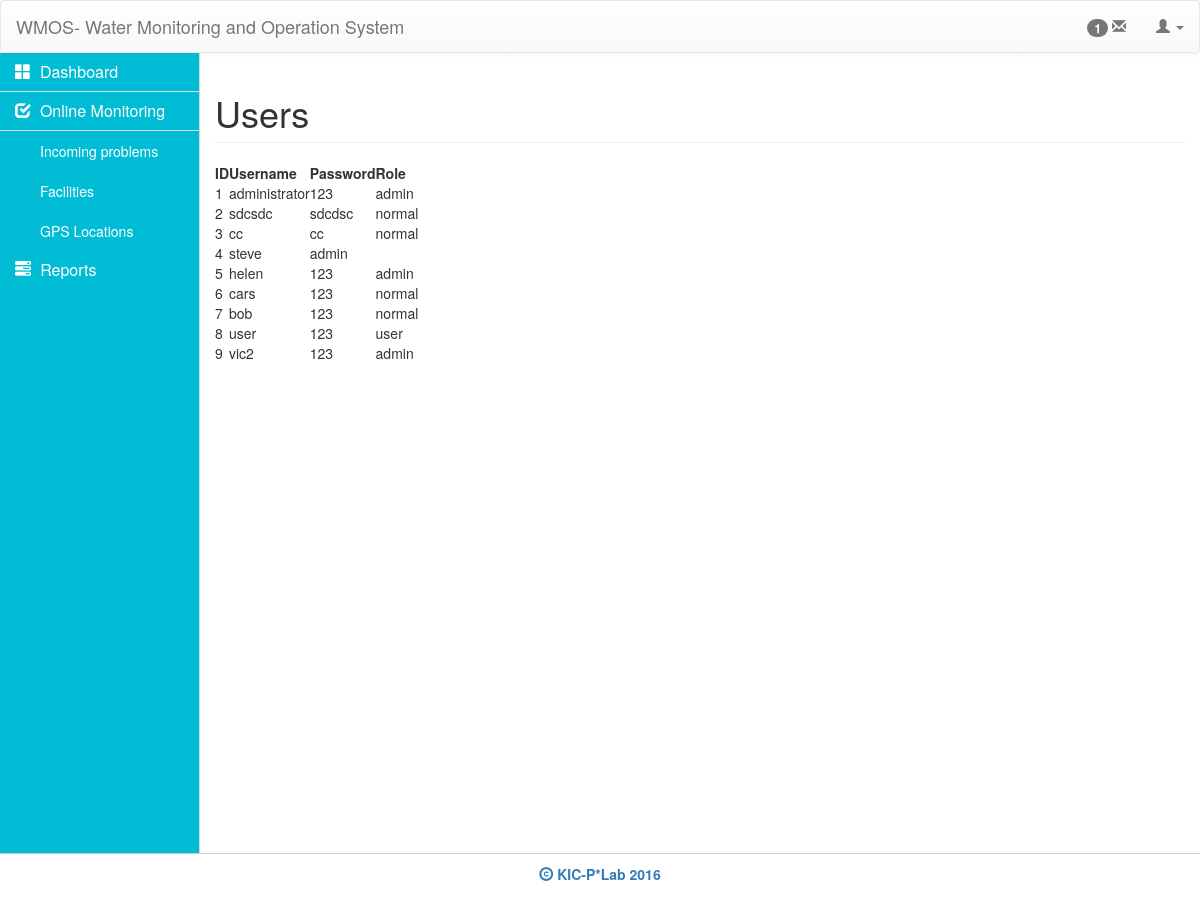
Page /users.php (signed in) on the committed database.
### tables this page shows
CREATE TABLE `user` (
  `id` int(11) NOT NULL,
  `username` varchar(100) NOT NULL,
  `password` text NOT NULL,
  `role` varchar(100) NOT NULL
);

### functions/query.func.php (called while the page is built, shortened)
<?php
function getAll($table=""){
	global $conn;
	$sql = "SELECT * FROM $table";
	$result = mysqli_query($conn,$sql) or die(mysqli_error($conn));
	while ($row = mysqli_fetch_assoc($result)) {
		$data[] = $row;
	}
	return $data;
}
 ?>

### users.php (the view, shortened to what this page needs)
<?php
include 'database.php';
include 'functions/query.func.php';
$u = getAll('user');
?>
<!DOCTYPE html>
<html>
<head>
	<?php include "includes/_csslinks.php"; ?>
</head>
<body>
	<?php include 'includes/_header.php'; ?>
	<div class= "container-fluid">
		<div class="row">
			<?php include "includes/_sidebar.php"; ?>
			<div class="col-md-10">
				<h1 class="page-header">Users</h1>
				<div class="row">
					<div class="col-md-12">
						<table class="hover row-border compact" id="sms-table">
		                    <thead>
	                            <tr>
	                                <th>ID</th>
	                                <th>Username</th>
	                                <th>Password</th>
	                                <th>Role</th>
	                            </tr>
	                        </thead>
	                        <tbody>
	                        	<?php
	                        		$i = 1;
	                        		if ($u):
		                        		foreach ($u as $key => $user):
	                        	 ?>
		                            <tr>
		                                <td><?php echo $i++ ?></td>
		                                <td><?php echo $user['username'] ?></td>
		                                <td><?php echo $user['password'] ?></td>
		                                <td><?php echo $user['role'] ?></td>
		                            </tr>
	                            <?php
										endforeach;
		                           	endif;
	                             ?>
	                        </tbody>
	                    </table>
					</div>
				</div>
			</div>
		</div>
		 <?php include "includes/_footer.php"; ?>
	</div>
<?php include "includes/_jslinks.php"; ?>
</body>
</html>

### rows in the picture
user: username "administrator", password "123", role "admin"
user: username "sdcsdc", password "sdcdsc", role "normal"
user: username "cc", password "cc", role "normal"
user: username "steve", password "admin"
user: username "helen", password "123", role "admin"
user: username "cars", password "123", role "normal"
user: username "bob", password "123", role "normal"
user: username "user", password "123", role "user"
user: username "vic2", password "123", role "admin"
